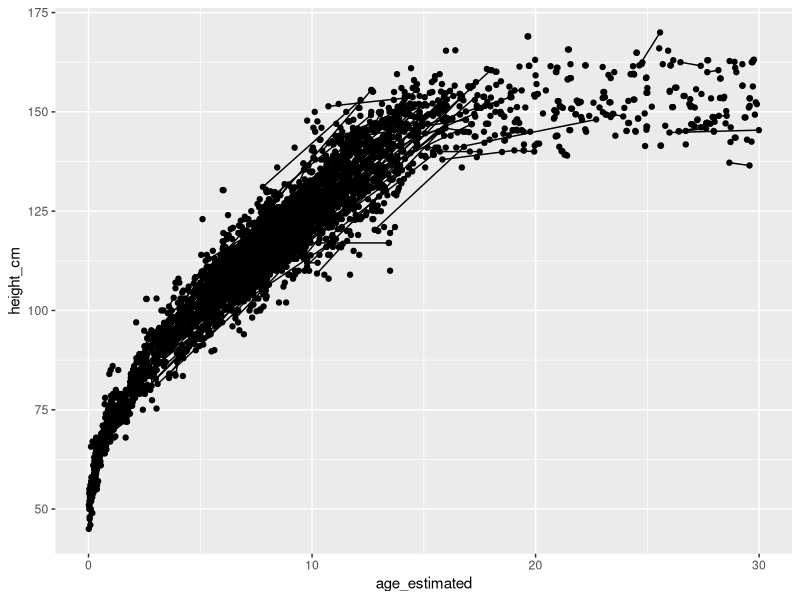
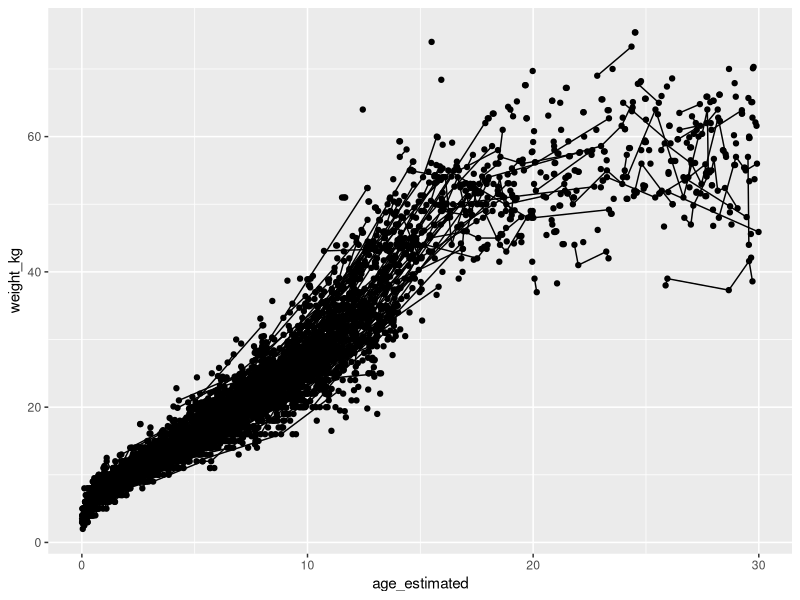

Source code (R) for these figures, in order: (Note: this script raises an error after producing the figures.)
############################################################
##### Cleaning Shuar data - Morona-Santiago, Ecuador ######
###########################################################

#starting commit: 2af3942

####!!!!!#### FIX SEX MISTMATCH FROM IND 357782 !!!!!!!!!!

#Author: catalina fernandez
setwd("/Users/catalinafernandez/Library/CloudStorage/OneDrive-Personal/Growth_Project/Source/Shuar/")

library(dplyr)
library(lubridate)

rm(list = ls())
dat <- read.csv("site_measurements.csv") #5140 obs.loaded

#####  checks to ensure consistency:
colnames (dat)

# ** FIX SEX MISTMATCH:S.Urlacher confirmed by e-mail that ind.357782 is a female across obs.

sex_mismatch <- dat %>%
  group_by(person_id) %>%
  summarise(same_sex = n_distinct(sex) == 1) %>%
  filter(!same_sex) %>%
  pull(person_id)
print (sex_mismatch) # 357782 has a sex mismatch

# obs_id #3diw1 and  #uw1z8 for ind. 357782 are male but should be female.

dat$sex [which(dat$obs_id=="3diw1")] <- "f"
dat$sex [which(dat$obs_id=="uw1z8")] <- "f"


#1. remove observations that do not have BOTH height and weight. Keep if only one is missing

sum(is.na(dat[["height_cm"]])) # 1536 obs. don't have height
sum(is.na(dat[["weight_kg"]])) # 26 obs. don't have weight

dat <- dat %>%
  filter(!(is.na(weight_kg) & is.na(height_cm))) #no rows where both have and weight are NA


#2. Check if there are duplicated rows.
rep <- dat %>% select(-obs_id)
sum(duplicated(rep) | duplicated(rep, fromLast = TRUE)) # 20 duplicated 

#check observations:
duplicated_rows <- rep[duplicated(rep) | duplicated(rep, fromLast = TRUE), ] # remove 10 obs.

#check observations:
duplicated_rows <- rep[duplicated(rep) | duplicated(rep, fromLast = TRUE), ] # remove 10 obs.
# person_id: 357545, 357568, 357951, 357957, 360361, 360366, 360741, 360742, 523012, 523013.

# ind.357545, obs. #1k3nb and #na227 have exactly same info, delete one (#na227).
dat <- dat %>%
  filter(obs_id != "na227")

# ind.357568, obs. #gjetc and #8rmhg have exactly same info, delete one (#8rmhg).
dat <- dat %>%
  filter(obs_id != "8rmhg")

# ind.357951, obs. #ik3az and #8io5t have exactly same info, delete one (#8io5t).
dat <- dat %>%
  filter(obs_id != "8io5t")

# ind.357957, obs. #iq3qv and #6rrzs have exactly same info, delete one (#6rrzs).
dat <- dat %>%
  filter(obs_id != "6rrzs")

# ind.360361 obs. #559mt and #sxdq5 have exactly same info, delete one (#sxdq5).
dat <- dat %>%
  filter(obs_id != "sxdq5")

# ind.360366 obs. #f1af9 and #j56pr have exactly same info, delete one (#j56pr).
dat <- dat %>%
  filter(obs_id != "j56pr")

# ind. 360741 obs. #l9hx1 and #sdhxj have exactly same info, delete one (#sdhxj).
dat <- dat %>%
  filter(obs_id != "sdhxj")

# ind. 360742 obs. #3ihh4 and #7q2fm have exactly same info, delete one (#7q2fm).
dat <- dat %>%
  filter(obs_id != "7q2fm")

# ind. 523012 obs. #w1kc9 and #w9u9m have exactly same info, delete one (#w9u9m).
dat <- dat %>%
  filter(obs_id != "w9u9m")

#ind. 523013 obs. #s3b6h and #58asb have exactly same info, delete one (#58asb). 
dat <- dat %>%
  filter(obs_id != "58asb")


# 3. Check how many people have X observations?
table(table(dat$person_id)) #Most ind. have more than one obs.,up to 38!


# 4. Add column estimated age to make it easier to assess whether differences are likely or not 
##### age is already in the dataset

#5. Check how many ind. don't have age, or don't have dob, or date of measure
sum(is.na(dat[["age_estimated"]])) #ALL ind. have age.

#6. Remove rows that don't have age, or age can't be calculated bc missing dates 
#ALL ind. have age.

#7. Count number of people in the dataframe
dat %>% distinct(person_id) %>%
  count()  # 2460 individual in the dataset

#8. Plot heights to catch evident outliers

library(ggplot2)
dev.off() 
ggplot(dat, aes(x =age_estimated, y = height_cm , group = person_id))+
  geom_line() +
  geom_point() #

dev.off() 
ggplot(dat, aes(x =age_estimated, y = weight_kg , group = person_id))+
  geom_line() +
  geom_point() #

# check ind. younger than 1yo as apparently there are some weird values

#inspect ind. 522711, obs. #djv87: is a single obs. so it's difficult to judge.
# Ind. is younger than 2mo. and height is 88, weight 10kg. UNLIKELY
#remove obs. djv87
dat <- dat %>%
  filter(obs_id != "djv87")

# inspect ind.357951, obs. #55mv7: obs.#55mv7 correspond to ind. when younger than 2mo
# and height is too high and same than same ind. when older than one yo. Remove height but not weight.
dat$height_cm [which(dat$obs_id=="55mv7")] <- NA

# inspect ind.357345, obs. #xm8so: Height of 87cm for a 9mo is very unlikely, but more unlikely is the
#weight of 6kg for that height (and for that age). Probably error in data entry. Delete entire row.
dat <- dat %>%
  filter(obs_id != "xm8so")

# inspect ind.357537, obs. #l76mj: 88cm and 6kg is very unlikely for an ind. older than 1yo., especially
#since later obs. ind. has a height of 70-ish cm. Delete entire row. 
dat <- dat %>%
  filter(obs_id != "l76mj")

#9.add count of obs. per ind. as new column 
dat <- dat %>%
  add_count(person_id, name = "obs_counts")

#10. Create new df with ind. that have at least two obs. for additional checks
long <- dat %>%
  filter(obs_counts >= 2)

#11.Check obs. that go down more than 3 cm

down <- dat %>%
  arrange(person_id, age_estimated) %>%  # Arrange data by person_id and age
  group_by(person_id) %>%    # Group data by person_id
  mutate(obs_diff = height_cm - lag(height_cm, default = first(height_cm))) %>%
  ungroup() %>%
  filter (obs_diff <=-3)

#12. #count n of obs that goes down.
down %>%
  distinct(person_id) %>%
  count() # 24 obs.

i <- 1
print(long[long$person_id == down$person_id [i], ]) 
i <- i + 1

# a1. ind. 357220; obs. #gzdwe goes down 5cm. Only 2 obs, so hard to know which is right. Remove ind:
dat <- dat %>%
  filter(person_id != "357220") #remove indivual (2 rows)

#a2. ind.357228; obs.#strwd goes down 3 cm but previous obs. #4ktlt height probably has a typo given trajectory 
dat$height_cm [which(dat$obs_id=="strwd")] <- NA  #remove only height as weight seems concordant

#a3. ind.357307 ; obs.#dkk2f goes down 4cm. Probably a typo of 123cm, but hard to know so remove height.  
dat$height_cm [which(dat$obs_id=="dkk2f")] <- NA # NA only height as weight seems OK.

#a4. ind.357343 ; obs.#tiz76 and obs.#obr6o goes down 4cm; remove both heights. Weight looks concordant.
dat$height_cm [which(dat$obs_id=="tiz76")] <- NA
dat$height_cm [which(dat$obs_id=="obr6o")] <- NA

#a5. ind.357468 ; obs.#q64dr goes down 3 cm. Remove height only as weight looks concordant.
dat$height_cm [which(dat$obs_id=="q64dr")] <- NA

#a6. ind.357474; obs. #6tkwn goes down more than 4cm. Remove height only as weight looks concordant
dat$height_cm [which(dat$obs_id=="6tkwn")] <- NA

#a7. ind.357537; height obs.#2vlq9 and height obs. #gkkfp goes down more than 3 cm 
# and are off the trajectory. Weights follows trajectory.
dat$height_cm [which(dat$obs_id=="2vlq9")] <- NA
dat$height_cm [which(dat$obs_id=="gkkfp")] <- NA 

#a8. ind.357539 ; obs.#jj2hm goes down over 4 cm, probably typo given trajectory. Keep weight
dat$height_cm [which(dat$obs_id=="jj2hm")] <- NA 

#a9. ind.357549 ; obs.#wyh2i goes down more than 3 cm; probably typo given trajectory. Keep weight
dat$height_cm [which(dat$obs_id=="wyh2i")] <- NA 

#a10. ind.357550  ; obs.#5mvr1 goes down more than 6cm; probably typo given trajectory. Keep weight
dat$height_cm [which(dat$obs_id=="5mvr1")] <- NA 

#a11. ind.357612  ; obs.#dcpg5. apparently goes down but probably typos given trajectory
dat$height_cm [which(dat$obs_id=="okvda")] <- 91 # was 81cm but probably typo given rest of trajectory
dat$height_cm [which(dat$obs_id=="dcpg5")] <- 93 # was 83cm but probably typo given rest of trajectory

#a12. ind.357626  ; obs.#ui49z and obs. #3005d are a few months apart and height diff is >4cm. 
#Remove both heights bc it's not possible to know which is correct as there're no more height obs. 
dat$height_cm [which(dat$obs_id=="ui49z")] <- NA 
dat$height_cm [which(dat$obs_id=="3005d")] <- NA 

#a13. ind.357656  ; obs.#xtf6p height is 98 but the obs. before and after are 94.
dat$height_cm [which(dat$obs_id=="xtf6p")] <- 94  # changed to 94 from 98

#a14. ind.357694 ; obs.#6regp  is 113.99 cm but inconsistent with trajectory.
#113.99 was most likely a typo of 119 cm
dat$height_cm [which(dat$obs_id=="6regp")] <-  119 #changed to 119 from 113.99 

#a15. ind.357713  ; obs.#khuco height decreases 4 cm. Convert height to NA; weight seems ok.
dat$height_cm [which(dat$obs_id=="khuco")] <- NA

#a16. ind.357781 ; obs.#xp6eo and #j55p4 ; only two height obs. and more than 5 cm difference. Rm heights, keep weights
dat$height_cm [which(dat$obs_id=="xp6eo")] <- NA
dat$height_cm [which(dat$obs_id=="j55p4")] <- NA

#a17. ind.357834  ; obs.#o6fuk height decreases more tan 5cm. Following height is NA so can't guess if typo.
dat$height_cm [which(dat$obs_id=="o6fuk")] <- NA  #convert to NA 

#a18. ind.357908  ; obs.#ryzxg height decreases more than 4cm. Probably a typo but can't guess probable number.
#height obs.# zvqj2 also seems supicious but shouldn't remove without additional info ; keep #zvqj2 as it is for now.
dat$height_cm [which(dat$obs_id=="ryzxg")] <- NA  #convert to NA 

#a19. ind.357921  ; obs.#8utw4 and obs. #2xqaj ; there're 3cm bt obs. Impossible to know which is right
dat$height_cm [which(dat$obs_id=="8utw4")] <- NA  #convert to NA
dat$height_cm [which(dat$obs_id=="2xqaj")] <- NA  #convert to NA

#a20. ind.357923  ; obs.#473sm height decreases 3 cm from obs.# pu70k and impossible to know which is right
dat$height_cm [which(dat$obs_id=="pu70k")] <- NA  #convert to NA. 
dat$height_cm [which(dat$obs_id=="473sm")] <- NA  #convert to NA.  

#a21. ind. 357957 ; obs.#pwo1m. This height (89cm) is quite off the trajectory
dat$height_cm [which(dat$obs_id=="pwo1m")] <- NA  #convert to NA

#a22. ind.522864  ; obs.#48d3h and obs.#1bn1u have 4cm of difference. Remove both as we can't guess which is right
dat$height_cm [which(dat$obs_id=="48d3h")] <- NA  #convert to NA
dat$height_cm [which(dat$obs_id=="1bn1u")] <- NA  #convert to NA

#a23. ind.522865 ; obs.#1h44x and obs.#4xx6h are 6cm apart. only 2 obs., and on adult ind. Convert both to NA
dat$height_cm [which(dat$obs_id=="1h44x")] <- NA  #convert to NA
dat$height_cm [which(dat$obs_id=="4xx6h")] <- NA  #convert to NA

#a24. ind.523013  ; obs.#gdc9e and #z3apa are 86 ccm but previous is 80cm and next is 81, so most likely typo
dat$height_cm [which(dat$obs_id=="gdc9e")] <- 80 #changed from 86 as would be consistent with trajectory
dat$height_cm [which(dat$obs_id=="z3apa")] <- 80 #changed from 86 as would be consistent with trajectory


#13. Check how many height obs. goes up more than 10cm in a period of 1 year or less.

# ---update long first:
long <- dat %>%
  filter(obs_counts >= 2) #3488 obs.


###
up <- long %>% 
  arrange(person_id, age_estimated) %>%
  group_by(person_id) %>% 
  mutate(time_elap = as.numeric (age_estimated - first(age_estimated)),
         obs_diff = height_cm - lag(height_cm, default = first(height_cm))) %>%
  ungroup() %>%
  filter(person_id %in% unique(person_id[obs_diff >= 10 & time_elap < 1])) # 5 ind have a height measure that rises more than 10cm/year 

i <- 1
print(long[long$person_id == up$person_id [i], ]) 
i <- i + 1

# From the 5 ind. that have height obs that rise more than 10cm over a year or less:

#b1. ind. 357357; obs. #5b7qf and #d1byu were taken less than a month apart and are 10cm apart
#remove both height obs. since at least one of them is wrong; weight seems ok
dat$height_cm [which(dat$obs_id=="5b7qf")] <- NA  #convert to NA
dat$height_cm [which(dat$obs_id=="d1byu")] <- NA  #convert to NA

#b2. ind, 523086 has only 2 obs., taken 1.56 month apart and 16 cm difference between them. At least one of them is wrong 
#remove both heights;  weight seems ok.
dat$height_cm [which(dat$obs_id=="hg07z")] <- NA  #convert to NA
dat$height_cm [which(dat$obs_id=="qeekn")] <- NA  #convert to NA

#b3. ind. 523090 #only 2 obs. taken about 6mo apart during first 6 months of life
# This much growth may be possible; left it as it is. 

#b4. ind. 523091. Obs. taken at 1 and 3 month are 9 cm apart. This is unlikely but within measurement error in both.
#left as it is.
 
#b5. ind. 523096. Obs. are taken 6 month and are 13 cm apart. This is possible first 6 mo.
# Left as it is.  


#14. Indicate how many obs. were removed 
sum(is.na(dat[["height_cm"]])) 
sum(is.na(dat[["weight_kg"]])) 

# #5140 obs.loaded; KEPT 5125 (15 obs. removed entirely) 
# 1536 NA height loaded; INTRODUCED 26 NA; now 1564 
# 25 weight loaded; kept 26 weight NA; zero added

write.csv(dat, "site_measurements.csv",row.names = FALSE)
